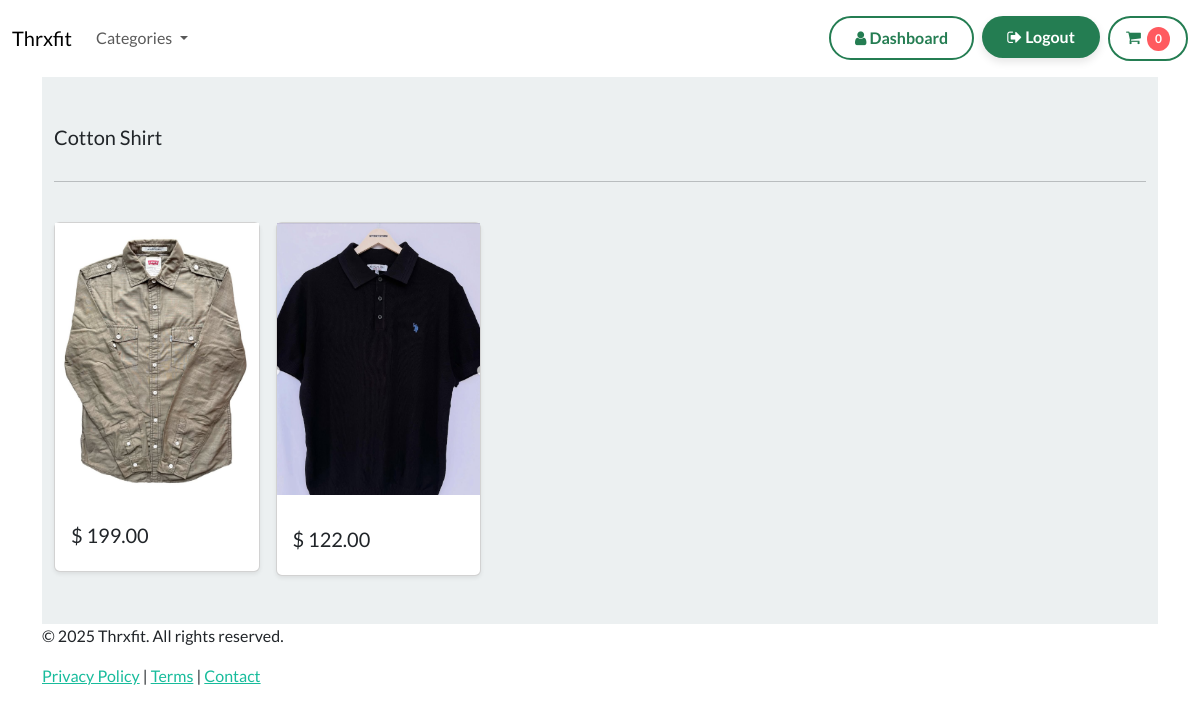
Screenshot of /search/cotton-shirt/ (signed in) with the database file from the repository.
### store_app/models.py (models this page shows, shortened)
class Category(models.Model):
    name = models.CharField(max_length=100, db_index=True) # db_index for faster lookups
    slug = models.SlugField(max_length=100, unique=True) #slug is unique for each category
    class Meta:
        ordering = ('name',)
        verbose_name = 'category'
        verbose_name_plural = 'categories'
    def get_absolute_url(self):
        return reverse('list-category', args=[self.slug])

class Product(models.Model):
    category = models.ForeignKey(Category, related_name='products', on_delete=models.CASCADE)
    name = models.CharField(max_length=200, db_index=True)
    brand = models.CharField(max_length=200, db_index=True, default='Generic')
    slug = models.SlugField(max_length=200, db_index=True)
    description = models.TextField(blank=True)
    price = models.DecimalField(max_digits=5, decimal_places=2)
    image = models.ImageField(upload_to='images/', blank=True)
    available = models.BooleanField(default=True)
    created = models.DateTimeField(auto_now_add=True)
    updated = models.DateTimeField(auto_now=True)
    class Meta:
        ordering = ('name',)
        verbose_name_plural = 'products'
    def get_absolute_url(self):
        return reverse('items', args=[self.slug])

### store_app/views.py (the view)
# urls.py: path('search/<slug:category_slug>/', views.list_category, name='list-category'),
def list_category(request, category_slug=None):
    category = get_object_or_404(Category, slug=category_slug)
    products = Product.objects.filter(category=category)
    return render(request, 'list-category.html', {'category':category, 'products':products})

### cart_app/cart.py (called while the page is built)
    def unique_count(self):
        return len(self.user_cart.keys())

### cart_app/context_processors.py (called while the page is built)
def cart(request):
    return {'cart': Cart(request)}

### store_app/views.py (called while the page is built)
def categories(request):
    all_categories = Category.objects.all()
    return {'all_categories': all_categories}

### store_app/templates/list-category.html (shortened to what this page needs)
{% extends "./base.html" %}
{% load static %}
{% block content %}
<main>
  <div class="album py-5 bg-light">
    <div class="container">
      <div class="pb-3 h5"> {{category.name | capfirst }} </div>
      <hr>
      <br>
      <div class="row row-cols-1 row-cols-sm-2 row-cols-md-5 g-3">
        {% for product in products %}
        <div class="col">
          <div class="card shadow-sm">
          <img class="img-fluid" alt="Responsive image" src="{{product.image.url}}">
            <div class="card-body">
              <div class="d-flex justify-content-between align-items-center">
                <h5> $ {{product.price}} </h5>
              </div>
            </div>
          </div>
        </div>
        {% endfor %}
      </div>
    </div>
  </div>
</main>
{% endblock %}

### rows the page displays
Category: name "Cotton Shirt"
Product: image (picture), price "199.00"
Product: image (picture), price "122.00"
